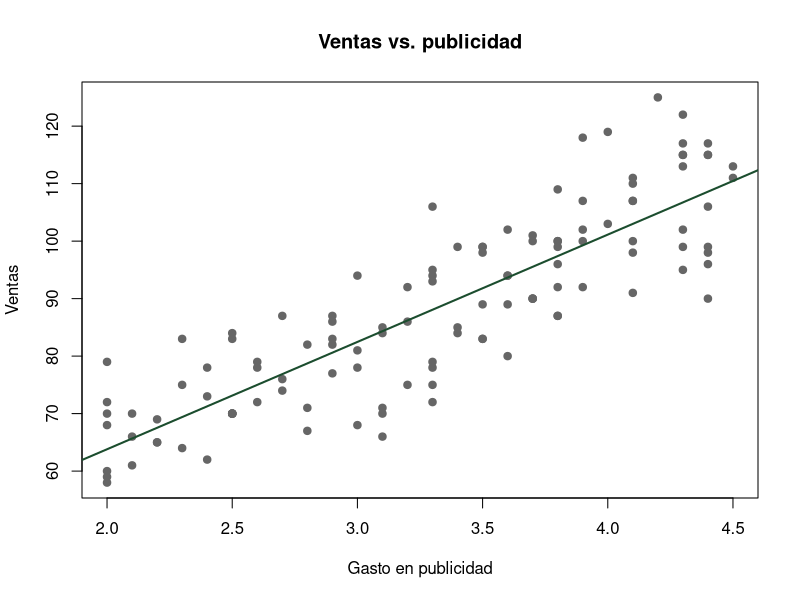
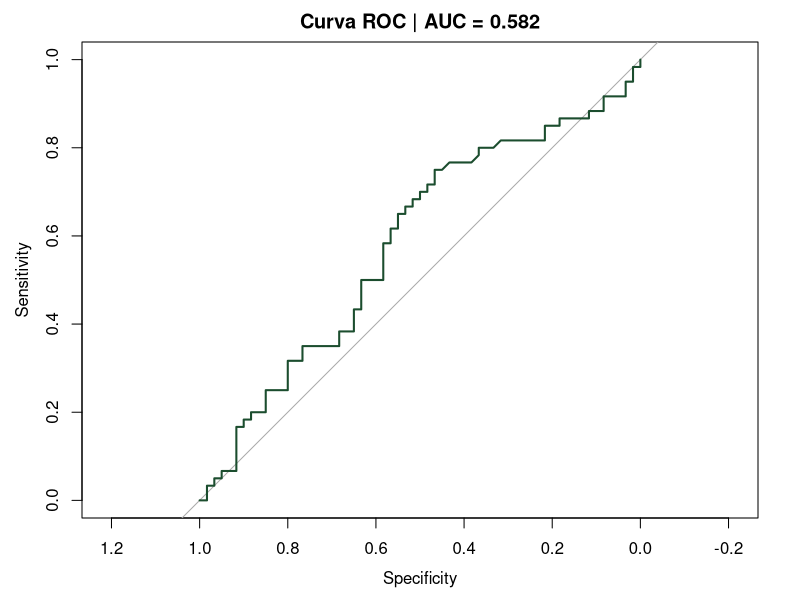
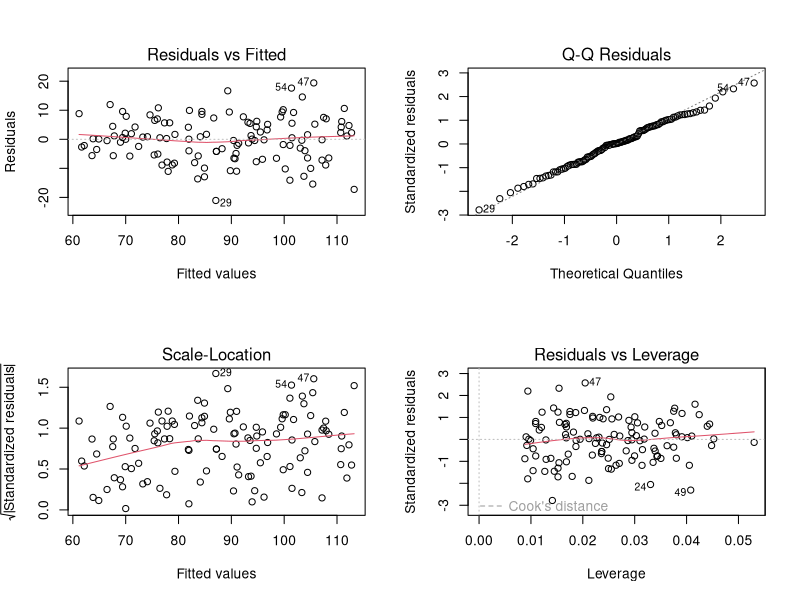

These figures' R source, in order:
# =============================================================================
# Minería de Datos - Clase 13: Regresión Lineal, Múltiple y Logística
# Taller: Ejercicios de práctica
# =============================================================================

# Paquetes (instalar una sola vez si no los tiene):
# install.packages(c("car", "pROC"))
library(car)    # VIF
library(pROC)   # Curva ROC / AUC (opcional, ejercicio 4)

# -----------------------------------------------------------------------------
# Datos del taller (tal como vienen en la clase)
# -----------------------------------------------------------------------------
set.seed(42)
n <- 120
ventas <- data.frame(
  mes        = rep(1:12, times = 10),
  publicidad = round(runif(n, min = 2.0, max = 4.5), 1),
  precio     = round(runif(n, min = 13.0, max = 15.5), 1),
  region     = sample(c("Norte", "Sur", "Este", "Oeste"), n, replace = TRUE),
  promo      = sample(c(0L, 1L), n, replace = TRUE)
)
ventas$ventas <- round(
  100 + 18 * ventas$publicidad - 5 * ventas$precio +
    rnorm(n, mean = 0, sd = 8)
)

str(ventas)
summary(ventas)


# =============================================================================
# Ejercicio 1: Regresión lineal simple  (ventas ~ publicidad)
# =============================================================================
mod1 <- lm(ventas ~ publicidad, data = ventas)
summary(mod1)

coef(mod1)
cat("R² modelo simple:", round(summary(mod1)$r.squared, 3), "\n")

# Gráfico de dispersión con la recta ajustada
plot(ventas$publicidad, ventas$ventas,
     pch = 19, col = "grey40",
     xlab = "Gasto en publicidad", ylab = "Ventas",
     main = "Ventas vs. publicidad")
abline(mod1, col = "#1b4d2e", lwd = 2)

# Interpretación (completar con sus resultados):
# - Coeficiente de publicidad: por cada unidad adicional de gasto en
#   publicidad, las ventas aumentan en promedio 18.66774 unidades.
# - R²: proporción de la variabilidad de las ventas explicada por publicidad 0.737.
#   Un R² moderado indica que publicidad explica parte, pero no toda, la
#   variación (el precio y el ruido también influyen).


# =============================================================================
# Ejercicio 2: Regresión lineal múltiple  (ventas ~ publicidad + precio)
# =============================================================================
mod2 <- lm(ventas ~ publicidad + precio, data = ventas)
summary(mod2)

# Comparación de R² ajustado
r2adj <- c(
  simple   = summary(mod1)$adj.r.squared,
  multiple = summary(mod2)$adj.r.squared
)
round(r2adj, 3)

# Multicolinealidad
round(vif(mod2), 2)

# ¿Qué variable aporta más? Comparar coeficientes estandarizados
mod2_std <- lm(scale(ventas) ~ scale(publicidad) + scale(precio), data = ventas)
round(coef(mod2_std), 3)

# Alternativa: prueba F de cada variable (ANOVA tipo II)
Anova(mod2, type = 2)

# Interpretación:
#Publicidad (18.63): casi no cambia frente al modelo simple. Eso cuadra con el VIF = 1: publicidad y precio no están correlacionados, así que agregar el precio no altera el efecto de la publicidad.
#Precio (−4.90, p ≈ 2e-06): por cada unidad que sube el precio, las ventas bajan en promedio 4.9 unidades, con la publicidad constante. Es significativo.
#R² ajustado: sube de 0.735 a 0.780. Incluir el precio mejora el modelo aun penalizando por tener un predictor más, y el error residual baja de 8.36 a 7.62.
#¿Cuál aporta más? La publicidad, con diferencia. Su coeficiente estandarizado es 0.857 frente a −0.215 del precio, y su F es 397 frente a 25. Una desviación estándar más de publicidad mueve las ventas unas 0.86 DE, mientras que el precio las mueve unas 0.21 DE.


# =============================================================================
# Ejercicio 3: Variable categórica (region como dummy)
# =============================================================================
ventas$region <- factor(ventas$region)
levels(ventas$region)   # la primera en orden alfabético ("Este") es la referencia

# Opcional: cambiar la categoría de referencia, por ejemplo a "Norte"
# ventas$region <- relevel(ventas$region, ref = "Norte")

mod3 <- lm(ventas ~ publicidad + precio + region, data = ventas)
summary(mod3)

# Ver las dummies que R construye (k - 1 = 3 columnas)
head(model.matrix(mod3))

# ¿Hay diferencia significativa entre regiones en conjunto?
# Prueba F parcial: modelo sin región vs. con región
anova(mod2, mod3)

# Interpretación:
#Codificación dummy: region tiene 4 niveles, así que R creó k − 1 = 3 dummies (regionNorte, regionOeste, regionSur). La categoría de referencia es Este, la primera en orden alfabético. En la model.matrix se ve: la fila 2 tiene las tres dummies en 0, así que esa observación es de Este.

#Coeficientes de región: cada uno es la diferencia promedio de ventas frente a Este, con la publicidad y el precio constantes.

#Norte (−1.49, p = 0.43): vende en promedio 1.5 unidades menos que Este. No es significativo.
#Oeste (−4.01, p = 0.056): vende unas 4 unidades menos que Este. Es marginal: no alcanza el 5 %, solo el 10 %.
#Sur (−1.82, p = 0.36): vende 1.8 unidades menos que Este. No es significativo.

#¿Hay diferencia significativa entre regiones? No. La prueba F parcial (anova(mod2, mod3)) evalúa las tres dummies a la vez y da F = 1.26, p = 0.29. No hay evidencia de que la región ayude a explicar las ventas una vez que se controla por publicidad y precio. Esta prueba conjunta es la que responde la pregunta. Los p-valores individuales solo comparan cada región contra Este.
#Comparación de ajuste: el R² sube un poco (0.784 → 0.791), pero el R² ajustado baja (0.780 → 0.781 es prácticamente igual frente a la penalización de 3 parámetros extra). Agregar la región no mejora el modelo de forma relevante. Los coeficientes de publicidad (18.6) y precio (−5.1) casi no cambian.
#Conclusión: conviene quedarse con el modelo del ejercicio 2, que es más sencillo. Este resultado tiene sentido: en la simulación la región se asignó al azar y no entra en la fórmula de las ventas. El −4 de Oeste es ruido muestral.

# =============================================================================
# Ejercicio 4: Regresión logística  (promo ~ publicidad + precio)
# =============================================================================
mod4 <- glm(promo ~ publicidad + precio, data = ventas, family = binomial)
summary(mod4)

# Odds ratios con intervalos de confianza al 95%
round(exp(cbind(OR = coef(mod4), confint(mod4))), 3)

# Efecto marginal del precio evaluado en la probabilidad media
p_media <- mean(predict(mod4, type = "response"))
efecto_marginal_precio <- coef(mod4)["precio"] * p_media * (1 - p_media)
round(efecto_marginal_precio, 4)

# Evaluación: curva ROC y AUC
prob_pred <- predict(mod4, type = "response")
roc_obj   <- roc(ventas$promo, prob_pred, quiet = TRUE)
plot(roc_obj, col = "#1b4d2e", lwd = 2,
     main = paste("Curva ROC | AUC =", round(auc(roc_obj), 3)))

# Matriz de confusión con umbral 0.5
pred_clase <- ifelse(prob_pred > 0.5, 1, 0)
table(Observado = ventas$promo, Predicho = pred_clase)

# - Precio: OR = 0.677 (IC 95%: 0.40 - 1.12; p = 0.135). Por cada unidad que sube
#   el precio, los odds de aplicar una promoción se multiplican por 0.68
#   (reducción de ~32%). PERO el IC incluye el 1: el efecto NO es
#   significativo. No hay evidencia de que el precio influya en la
#   probabilidad de promoción.
# - Publicidad: OR = 1.057 (IC 95%: 0.65 - 1.72; p = 0.82). Efecto
#   prácticamente nulo y no significativo.
# - Intercepto (OR = 215.9): sin interpretación útil (precio = 0 y
#   publicidad = 0 están fuera del rango de los datos); por eso su IC es enorme.
# - Efecto marginal del precio = -0.0975: evaluado en la probabilidad media
#   (~0.5), una unidad más de precio bajaría la probabilidad de promoción en
#   ~9.8 puntos porcentuales. Como no es significativo, no es confiable.
# - Devianza: de 166.36 (nulo) a 164.03, una caída de solo 2.3 con 2 gl. El modelo
#   casi no mejora frente a no usar predictores.
# - Matriz de confusión (umbral 0.5):
#     Accuracy      = (35 + 34) / 120 = 57.5%
#     Sensibilidad  = 34 / 60 = 56.7%
#     Especificidad = 35 / 60 = 58.3%
#   Con clases balanceadas (60/60), el azar daría ~50%: el modelo apenas lo
#   supera. El AUC (ver título del gráfico ROC) indica discriminación pobre.
# - Conclusión: ni el precio ni la publicidad explican si se aplica una
#   promoción. Es lo esperado, porque en la simulación "promo" se generó al
#   azar. El 57.5% de accuracy se debe a ruido y a evaluar el modelo con los
#   mismos datos con que se ajustó.


# =============================================================================
# Ejercicio 5: Diagnóstico del modelo múltiple (mod2) y comunicación
# =============================================================================
par(mfrow = c(2, 2))
plot(mod2)          # 1) Residuos vs ajustados  2) Q-Q  3) Escala-localización  4) Residuos vs leverage (Cook)
par(mfrow = c(1, 1))

# Pruebas formales de apoyo
shapiro.test(residuals(mod2))   # Normalidad   (H0: residuos normales)
ncvTest(mod2)                   # Homocedasticidad (H0: varianza constante)
durbinWatsonTest(mod2)          # Independencia (H0: no autocorrelación)

# Observaciones influyentes (Distancia de Cook > 4/n)
cook <- cooks.distance(mod2)
which(cook > 4 / n)
